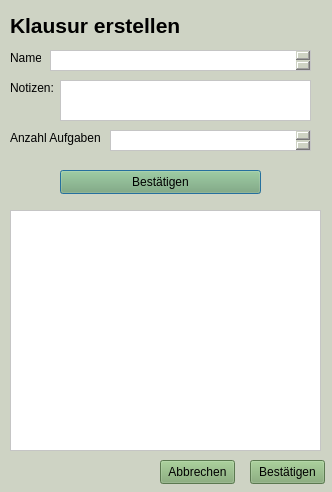
<?xml version="1.0" encoding="UTF-8"?>
<ui version="4.0">
 <class>Dialog</class>
 <widget class="QDialog" name="Dialog">
  <property name="geometry">
   <rect>
    <x>0</x>
    <y>0</y>
    <width>332</width>
    <height>492</height>
   </rect>
  </property>
  <property name="windowTitle">
   <string>Dialog</string>
  </property>
  <property name="styleSheet">
   <string notr="true">background-color: rgb(206, 211, 196);</string>
  </property>
  <widget class="QPushButton" name="confirm_parameters_pushButton">
   <property name="geometry">
    <rect>
     <x>60</x>
     <y>170</y>
     <width>201</width>
     <height>24</height>
    </rect>
   </property>
   <property name="styleSheet">
    <string notr="true">background-color: rgb(127, 169, 112);</string>
   </property>
   <property name="text">
    <string>Bestätigen</string>
   </property>
  </widget>
  <widget class="QTableWidget" name="tasks_tableWidget">
   <property name="geometry">
    <rect>
     <x>10</x>
     <y>210</y>
     <width>311</width>
     <height>241</height>
    </rect>
   </property>
   <property name="styleSheet">
    <string notr="true">background-color: rgb(255, 255, 255);</string>
   </property>
  </widget>
  <widget class="QTextEdit" name="name_textEdit">
   <property name="geometry">
    <rect>
     <x>50</x>
     <y>50</y>
     <width>261</width>
     <height>21</height>
    </rect>
   </property>
   <property name="styleSheet">
    <string notr="true">background-color: rgb(255, 255, 255);
</string>
   </property>
  </widget>
  <widget class="QTextEdit" name="notes_textEdit">
   <property name="geometry">
    <rect>
     <x>60</x>
     <y>80</y>
     <width>251</width>
     <height>41</height>
    </rect>
   </property>
   <property name="styleSheet">
    <string notr="true">background-color: rgb(255, 255, 255);</string>
   </property>
  </widget>
  <widget class="QLabel" name="notes_label">
   <property name="geometry">
    <rect>
     <x>10</x>
     <y>80</y>
     <width>49</width>
     <height>16</height>
    </rect>
   </property>
   <property name="text">
    <string>Notizen:</string>
   </property>
  </widget>
  <widget class="QLabel" name="name_label">
   <property name="geometry">
    <rect>
     <x>10</x>
     <y>50</y>
     <width>31</width>
     <height>16</height>
    </rect>
   </property>
   <property name="text">
    <string>Name:</string>
   </property>
  </widget>
  <widget class="QLabel" name="header_label">
   <property name="geometry">
    <rect>
     <x>10</x>
     <y>10</y>
     <width>181</width>
     <height>31</height>
    </rect>
   </property>
   <property name="text">
    <string>&lt;html&gt;&lt;head/&gt;&lt;body&gt;&lt;p&gt;&lt;span style=&quot; font-size:16pt; font-weight:696;&quot;&gt;Klausur erstellen&lt;/span&gt;&lt;/p&gt;&lt;/body&gt;&lt;/html&gt;</string>
   </property>
  </widget>
  <widget class="QTextEdit" name="tasks_textEdit">
   <property name="geometry">
    <rect>
     <x>110</x>
     <y>130</y>
     <width>201</width>
     <height>21</height>
    </rect>
   </property>
   <property name="styleSheet">
    <string notr="true">background-color: rgb(255, 255, 255);</string>
   </property>
  </widget>
  <widget class="QLabel" name="tasks_label">
   <property name="geometry">
    <rect>
     <x>10</x>
     <y>130</y>
     <width>91</width>
     <height>16</height>
    </rect>
   </property>
   <property name="text">
    <string>Anzahl Aufgaben:</string>
   </property>
  </widget>
  <widget class="QPushButton" name="cancel_pushButton">
   <property name="geometry">
    <rect>
     <x>160</x>
     <y>460</y>
     <width>75</width>
     <height>24</height>
    </rect>
   </property>
   <property name="styleSheet">
    <string notr="true">background-color: rgb(127, 169, 112);</string>
   </property>
   <property name="text">
    <string>Abbrechen</string>
   </property>
  </widget>
  <widget class="QPushButton" name="confirm_tasks_pushButton">
   <property name="geometry">
    <rect>
     <x>250</x>
     <y>460</y>
     <width>75</width>
     <height>24</height>
    </rect>
   </property>
   <property name="styleSheet">
    <string notr="true">background-color: rgb(127, 169, 112);</string>
   </property>
   <property name="text">
    <string>Bestätigen</string>
   </property>
  </widget>
 </widget>
 <resources/>
 <connections/>
</ui>
